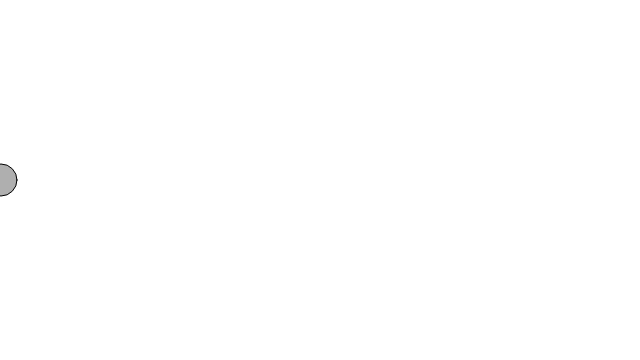
Frame 1 (no input)
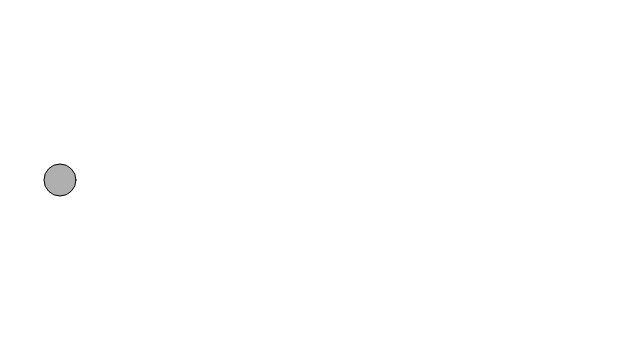
Frame 60 (no input)
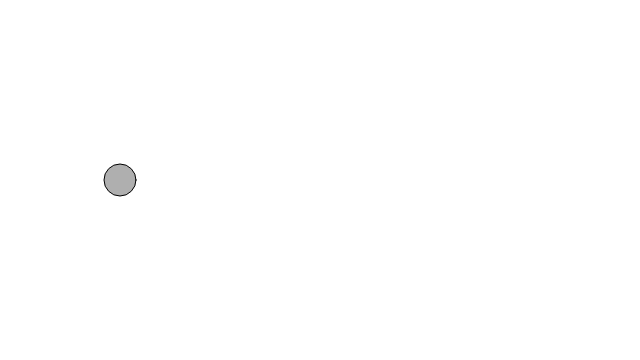
Frame 120 (the mouse pressed at the canvas centre since frame 60)

The p5.js sketch that drew these frames (run headless with seeded random() and noise() and a simulated clock; from frame 60 on, the mouse is pressed at the canvas centre):

// p5.js sketch
// ── sketch.js
// Learning Processing
// Daniel Shiffman
// http://www.learningprocessing.com

// Example 7-3: Bouncing ball with functions

// Declare all global variables (stays the same)
var x = 0;
var speed = 1;

// Setup does not change
function setup() {
  createCanvas(640,360);
}

function draw() {
  background(255);
  move(); // Instead of writing out all the code about the ball is draw(), we simply call three functions. How do we know the names of these functions? We made them up!
  bounce();
  display();
}

// Where should functions be placed?
// You can define your functions anywhere in the code outside of setup() and draw().
// However, the convention is to place your function definitions below draw().

// A function to move the ball
function move() { 
  // Change the x location by speed
  x = x + speed;
}

// A function to bounce the ball
function bounce() {
  // If we’ve reached an edge, reverse speed
  if ((x > width) || (x < 0)) {
    speed = speed * - 1;
  }
}

// A function to display the ball
function display() {
  stroke(0);
  fill(175);
  ellipse(x,height/2,32,32);
}
